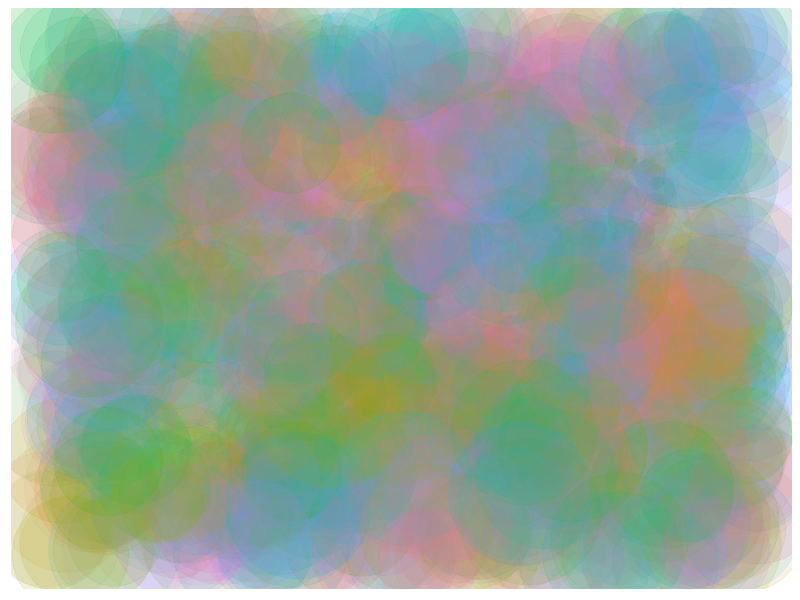

R code for this plot:
library(ggplot2)
npoints=1000
npointsb=1200
opt=theme(legend.position="none",
	panel.background = element_blank(),
	panel.grid = element_blank(),
	axis.ticks=element_blank(),
	axis.title=element_blank(),
	axis.text =element_blank())
	t=seq(0,10*pi,length=npointsb)

butterfly=data.frame(x=sin(t)*(exp(1)^cos(t)-2*cos(4*t)-(sin(t/12))^5), y=cos(t)*(exp(1)^cos(t)-2*cos(4*t)-(sin(t/12))^5), 
s=runif(npointsb, min=.1, max=10), f=factor(sample(1:10,npointsb,TRUE)), a=runif(npointsb,min=.1, max=.4))
points=data.frame(x=runif(npoints,-4,4), y=runif(npoints,-3,5), s=runif(npoints,min=30, max=50), f=factor(sample(1:10,npoints,TRUE)), a=runif(npoints,min=.05, max=.15))
data=rbind(butterfly, points)
ggplot(data, aes(x, y, colour=f))+geom_point(alpha=data$a,size=data$s)+opt

